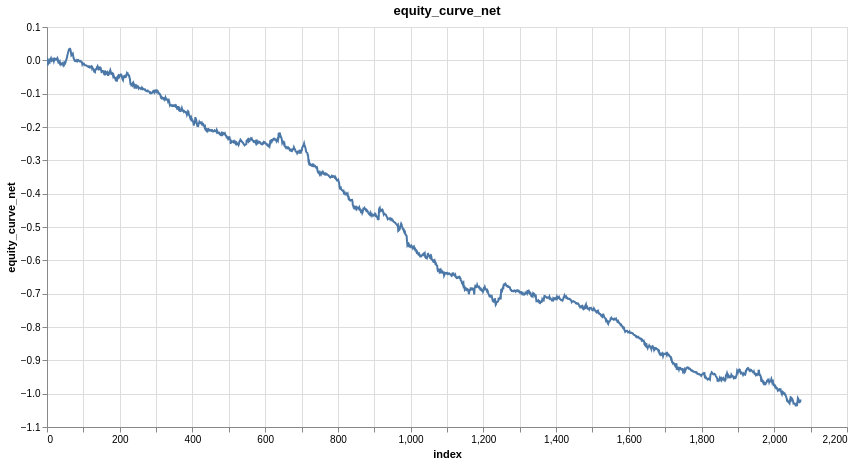

The code cell stored with this chart in its notebook:
### Code cell
research.plot_column(model_trades, 'equity_curve_net')

### Figure 1 — Vega-Lite specification as saved in the notebook (floating-point values rounded to 4 significant figures; data arrays with more than 128 entries replaced by an {"elided": "..."} marker saying what was removed)
{"config": {"view": {"continuousWidth": 300, "continuousHeight": 300}}, "data": {"name": "data-29a09dc8969072d0c01b07d6b7a9c2eb"}, "mark": {"type": "line", "tooltip": true}, "encoding": {"x": {"field": "index", "type": "quantitative"}, "y": {"field": "equity_curve_net", "type": "quantitative"}}, "height": 400, "params": [{"name": "param_1e9efca18e7a2868", "select": {"type": "interval", "encodings": ["x", "y"]}, "bind": "scales"}], "title": "equity_curve_net", "width": 800, "$schema": "https://vega.github.io/schema/vega-lite/v6.4.1.json", "datasets": {"data-29a09dc8969072d0c01b07d6b7a9c2eb": {"elided": "2075 records"}}}
